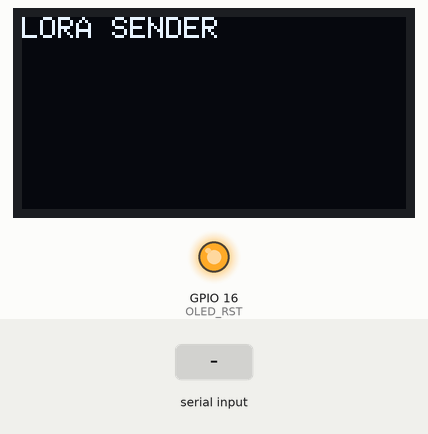
This sketch was run on a simulated ESP32. Parts: 128×64 one-colour display, output pins drawn as LEDs (lit = HIGH). The inputs (shaded band) are chosen by the test bench. No radio packets arrive unless stated; what the sketch prints to the serial monitor is not drawn.

Above: at 1.2 s.
1.3 s: "1\n" received over Serial
At 2.7 s:
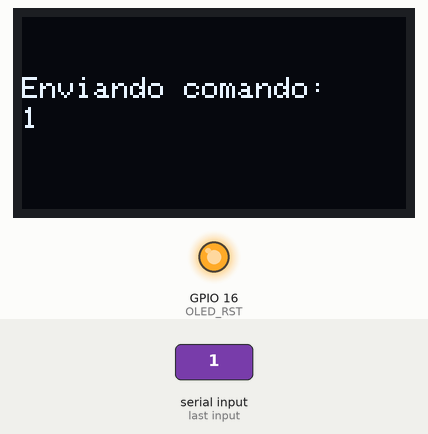
At 12.4 s:
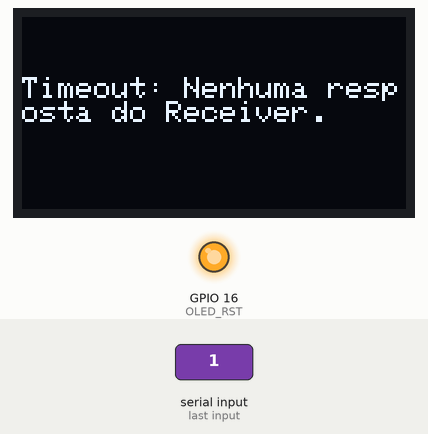
Timing chart, 0 to 12.9 s (numbered marks = the images above; inputs shaded):
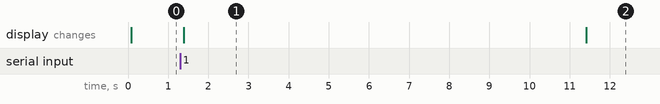

The sketch:

sender_servo_endereco.ino
```cpp
#include <SPI.h>
#include <LoRa.h>
#include <Wire.h>
#include <Adafruit_GFX.h>
#include <Adafruit_SSD1306.h>

#define SCK 5
#define MISO 19
#define MOSI 27
#define SS 18
#define RST 14
#define DIO0 26
#define BAND 915E6
#define MY_ADDRESS 42  // Escolha um valor que seja único para o seu dispositivo

// OLED pins
#define OLED_SDA 4
#define OLED_SCL 15
#define OLED_RST 16
#define SCREEN_WIDTH 128
#define SCREEN_HEIGHT 64

Adafruit_SSD1306 display(SCREEN_WIDTH, SCREEN_HEIGHT, &Wire, OLED_RST);

void setup() {
  Serial.begin(115200);

  pinMode(OLED_RST, OUTPUT);
  digitalWrite(OLED_RST, LOW);
  delay(20);
  digitalWrite(OLED_RST, HIGH);

  Wire.begin(OLED_SDA, OLED_SCL);
  if (!display.begin(SSD1306_SWITCHCAPVCC, 0x3c, false, false)) {
    Serial.println(F("SSD1306 allocation failed"));
    for (;;);
  }

  display.clearDisplay();
  display.setTextColor(WHITE);
  display.setTextSize(1);
  display.setCursor(0, 0);
  display.print("LORA SENDER ");
  display.display();

  SPI.begin(SCK, MISO, MOSI, SS);
  LoRa.setPins(SS, RST, DIO0);

  if (!LoRa.begin(BAND)) {
    Serial.println("Starting LoRa failed!");
    while (1);
  }
  Serial.println("LoRa Initializing OK!");
}

void loop() {
  if (Serial.available() > 0) {
    String comando = Serial.readStringUntil('\n');
    enviarComando(comando, MY_ADDRESS);
  }
}

void enviarComando(String comando, int address) {
  LoRa.beginPacket();
  LoRa.write(address);
  LoRa.print(comando);
  LoRa.endPacket();

  Serial.println("Comando enviado: " + comando);

  // Atualize o display com o comando enviado
  display.clearDisplay();
  display.setCursor(0, 20);
  display.print("Enviando comando: ");
  display.setCursor(0, 30);
  display.print(comando);
  display.display();

  // Aguarde uma resposta do LoRa Receiver
  int timeout = 10000;  // Tempo limite em milissegundos
  unsigned long startTime = millis();

  while (millis() - startTime < timeout) {
    int packetSize = LoRa.parsePacket();
    if (packetSize) {
      int senderAddress = LoRa.read();
      if (senderAddress == address) {
        String resposta = LoRa.readString();
        Serial.println("Resposta do Receiver: " + resposta);

        // Atualize o display com a resposta do Receiver
        display.clearDisplay();
        display.setCursor(0, 20);
        display.print("Resposta do Receiver: ");
        display.setCursor(0, 30);
        display.print(resposta);
        display.display();

        return;
      }
    }
  }

  // Se não houver resposta dentro do tempo limite
  Serial.println("Timeout: Nenhuma resposta do Receiver.");
  display.clearDisplay();
  display.setCursor(0, 20);
  display.print("Timeout: Nenhuma resposta do Receiver.");
  display.display();
}
```

Measured:
- after the input at 1.3 s, the display: changes after 0.09 s (image 1)
- what the display in image 1 shows lasts 10.0 s, from 1.4 s to 11.4 s
